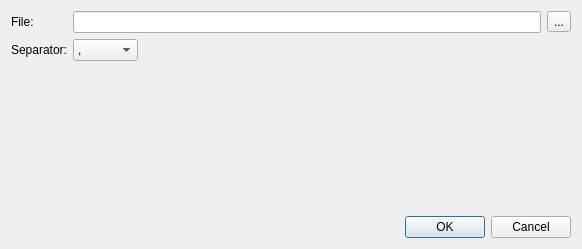
<?xml version="1.0" encoding="UTF-8"?>
<ui version="4.0">
 <class>ImportCostMatrixDialog</class>
 <widget class="QDialog" name="ImportCostMatrixDialog">
  <property name="geometry">
   <rect>
    <x>0</x>
    <y>0</y>
    <width>582</width>
    <height>249</height>
   </rect>
  </property>
  <property name="windowTitle">
   <string>Import cost matrix</string>
  </property>
  <layout class="QVBoxLayout" name="verticalLayout">
   <item>
    <layout class="QGridLayout" name="gridLayout">
     <item row="0" column="0">
      <widget class="QLabel" name="label">
       <property name="text">
        <string>File:</string>
       </property>
      </widget>
     </item>
     <item row="0" column="1">
      <widget class="QLineEdit" name="importFileLineEdit"/>
     </item>
     <item row="0" column="2">
      <widget class="QToolButton" name="chooseImportFileButton">
       <property name="text">
        <string>...</string>
       </property>
      </widget>
     </item>
     <item row="1" column="0">
      <widget class="QLabel" name="label_2">
       <property name="text">
        <string>Separator:</string>
       </property>
      </widget>
     </item>
     <item row="1" column="1">
      <widget class="QComboBox" name="separatorComboBox">
       <property name="sizePolicy">
        <sizepolicy hsizetype="Fixed" vsizetype="Fixed">
         <horstretch>0</horstretch>
         <verstretch>0</verstretch>
        </sizepolicy>
       </property>
       <item>
        <property name="text">
         <string>,</string>
        </property>
       </item>
       <item>
        <property name="text">
         <string>;</string>
        </property>
       </item>
       <item>
        <property name="text">
         <string>:</string>
        </property>
       </item>
       <item>
        <property name="text">
         <string>Tab</string>
        </property>
       </item>
       <item>
        <property name="text">
         <string>Space</string>
        </property>
       </item>
      </widget>
     </item>
    </layout>
   </item>
   <item>
    <spacer name="verticalSpacer">
     <property name="orientation">
      <enum>Qt::Vertical</enum>
     </property>
     <property name="sizeHint" stdset="0">
      <size>
       <width>20</width>
       <height>127</height>
      </size>
     </property>
    </spacer>
   </item>
   <item>
    <widget class="QDialogButtonBox" name="buttonBox">
     <property name="orientation">
      <enum>Qt::Horizontal</enum>
     </property>
     <property name="standardButtons">
      <set>QDialogButtonBox::Cancel|QDialogButtonBox::Ok</set>
     </property>
    </widget>
   </item>
  </layout>
 </widget>
 <resources/>
 <connections>
  <connection>
   <sender>buttonBox</sender>
   <signal>accepted()</signal>
   <receiver>ImportCostMatrixDialog</receiver>
   <slot>accept()</slot>
   <hints>
    <hint type="sourcelabel">
     <x>248</x>
     <y>254</y>
    </hint>
    <hint type="destinationlabel">
     <x>157</x>
     <y>274</y>
    </hint>
   </hints>
  </connection>
  <connection>
   <sender>buttonBox</sender>
   <signal>rejected()</signal>
   <receiver>ImportCostMatrixDialog</receiver>
   <slot>reject()</slot>
   <hints>
    <hint type="sourcelabel">
     <x>316</x>
     <y>260</y>
    </hint>
    <hint type="destinationlabel">
     <x>286</x>
     <y>274</y>
    </hint>
   </hints>
  </connection>
 </connections>
</ui>
